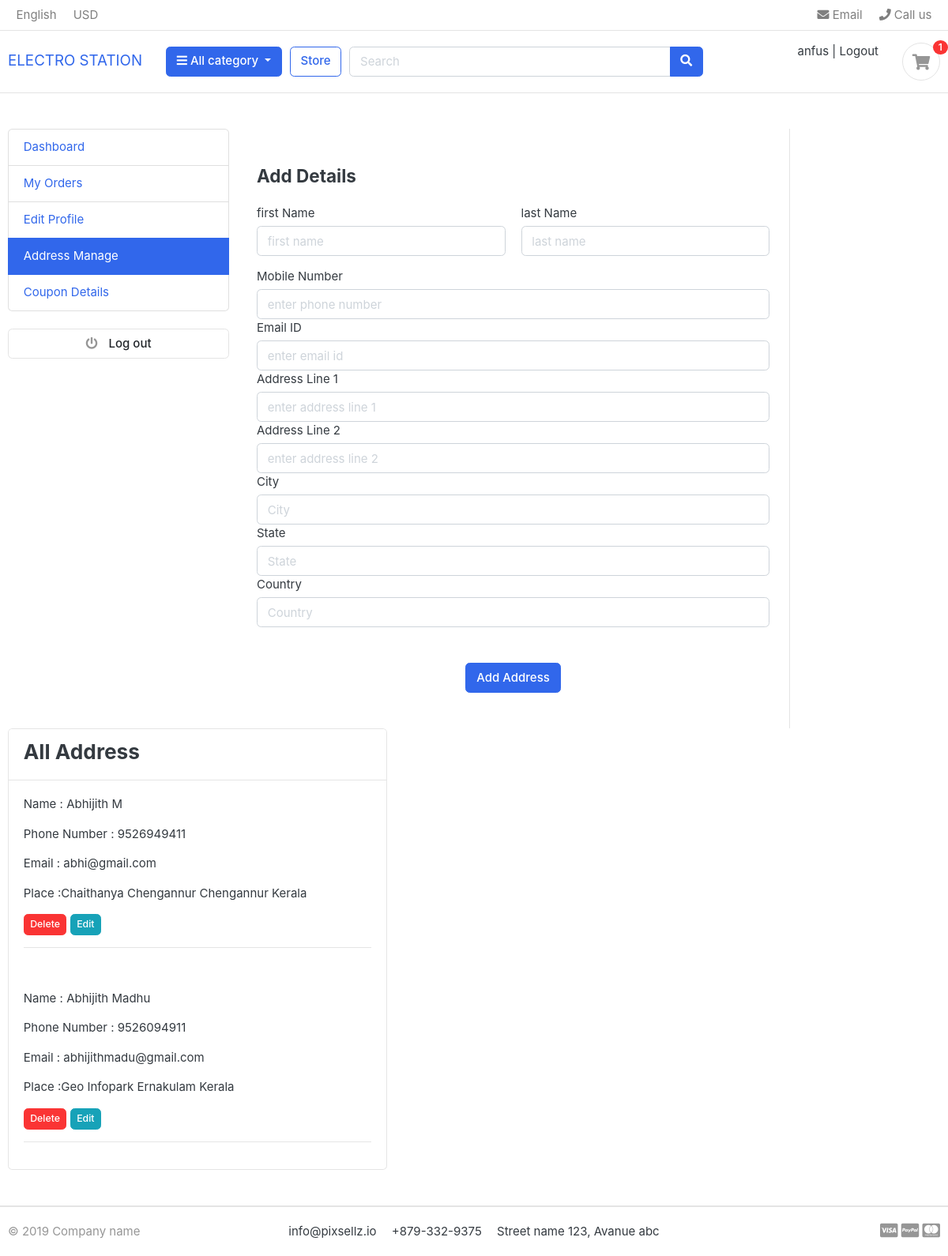
/orders/address (signed in), run on the app's committed database.
### ecomapp/models.py (models this page shows)
class UserData(AbstractUser):
    email = models.EmailField(unique=True)
    phone = models.CharField(max_length=20)

### orders/models.py (models this page shows, shortened)
class UserAddress(models.Model):
    user=models.ForeignKey(UserData,on_delete=models.CASCADE)
    first_name=models.CharField(max_length=50)
    last_name=models.CharField(max_length=50)
    phone=models.CharField(max_length=50)
    email=models.EmailField(max_length=50)
    address_line1=models.CharField(max_length=50)
    address_line2=models.CharField(max_length=50,blank=True)
    city=models.CharField(max_length=50)
    state=models.CharField(max_length=50)
    country=models.CharField(max_length=50)

### orders/views.py (the view, shortened to what this page needs)
# urls.py: path('address',views.user_address,name='address'),
def user_address(request):
    addresses=UserAddress.objects.filter(user=request.user)
    context={'addresses':addresses}
    return render(request,'useraddress.html',context)

### ecomapp/context_processors.py (called while the page is built)
def menu_link(request):
    links = Category.objects.all()
    return dict(links=links)

def counter(request):
    cart_count=0
    if 'admin' in request.path:
        return{}
    else:
        try:
            cart= Cart.objects.filter(cart_id=_cart_id(request))
            if request.user.is_authenticated:
                cart_items=CartItem.objects.all().filter(user=request.user)
            else:
                cart_items= CartItem.objects.all().filter(cart=cart[:1])
            for cart_item in cart_items:
                cart_count += cart_item.quantity
        except Cart.DoesNotExist:
            cart_count =0
    return dict(cart_count=cart_count)

### ecomapp/models.py (called while the page is built)
    def get_url(self):
        return reverse('product_by_category',args=[self.slug])

### ecomapp/views.py (called while the page is built)
def _cart_id(request):
    cart= request.session.session_key
    if not cart:
        cart=request.session.create()
    return cart

### templates/useraddress.html (shortened to what this page needs)
{% extends 'first.html' %}
{% block content %}
<div class="container rounded bg-white mt-5 mb-5">
    <div class="row">
        {% include 'dashboard_sidebar.html' %}
        <div class="col-md-7 border-right">
            <div class="p-3 py-5">
                <div class="d-flex justify-content-between align-items-center mb-3">
                    <h4 class="text-right">Add Details</h4>
                </div>
                <form action="" method="POST">
                <div class="row mt-2">
                    <div class="col-md-6"><label class="labels">first Name</label><input type="text" class="form-control" placeholder="first name" value="" name="first_name"></div>
                    <div class="col-md-6"><label class="labels">last Name</label><input type="text" class="form-control" value="" placeholder="last name"name="last_name"></div>
                </div>
                <div class="row mt-3">
                    <div class="col-md-12"><label class="labels">Mobile Number</label><input type="text" class="form-control" placeholder="enter phone number" value="" name="phone"></div>
                    <div class="col-md-12"><label class="labels">Email ID</label><input type="text" class="form-control" placeholder="enter email id" value="" name="email"></div>
                    <div class="col-md-12"><label class="labels">Address Line 1</label><input type="text" class="form-control" placeholder="enter address line 1" value="" name="address_line1"></div>
                    <div class="col-md-12"><label class="labels">Address Line 2</label><input type="text" class="form-control" placeholder="enter address line 2" value="" name="address_line2"></div>
                    <div class="col-md-12"><label class="labels">City</label><input type="text" class="form-control" placeholder="City" value="" name="city"></div>
                    <div class="col-md-12"><label class="labels">State</label><input type="text" class="form-control" placeholder="State" value="" name="state"></div>
                    <div class="col-md-12"><label class="labels">Country</label><input type="text" class="form-control" placeholder="Country" value="" name="country"></div>
                </div>
                <div class="mt-5 text-center"><input type="submit" class="btn btn-primary" value="Add Address"></div>
                </form>
            </div>
        </div>
        <div class="col-md-5">
            <div class="card">
                <div class="card-header">
                  <h3>All Address</h3>
                </div>
                {% for address in addresses %}
                <div class="card-body">
                  <p class="card-text">Name : {{address.first_name}} {{address.last_name}}</p>
                  <p class="card-text">Phone Number : {{address.phone}} </p>
                  <p class="card-text">Email : {{address.email}} </p>
                  <p class="card-text">Place :{{address.address_line1}} {{address.city}} {{address.state}}</p>
                  <a href="{% url 'deladdress' address.id %}" class="btn btn-sm btn-danger">Delete</a>
                  <a href="{% url 'editaddress' address.id %}" class="btn btn-sm btn-info">Edit</a>
                  <hr>
                </div>
                {% endfor %}
              </div>
        </div>
    </div>
</div>
{% endblock %}

### templates/first.html (shortened to what this page needs)
{% load static %}
<!DOCTYPE HTML>
<html lang="en">
<head>
<link href="{% static 'css/bootstrap.css' %}" rel="stylesheet" type="text/css"/>
<link href="{%static  'fonts/fontawesome/css/all.min.css' %}" type="text/css" rel="stylesheet">
<link href="{%static 'css/ui.css' %}" rel="stylesheet" type="text/css"/>
<link href="{%static 'css/responsive.css' %}" rel="stylesheet" media="only screen and (max-width: 1200px)" />
</head>
<body>
<header class="section-header">
<nav class="navbar p-md-0 navbar-expand-sm navbar-light border-bottom">
<div class="container">
  <div class="collapse navbar-collapse" id="navbarTop4">
    <ul class="navbar-nav mr-auto">
    	<li class="nav-item dropdown">
		 	<a href="#" class="nav-link">   English </a>
		</li>
		<li class="nav-item dropdown">
			<a href="#" class="nav-link"> USD </a>
		</li>
    </ul>
    <ul class="navbar-nav">
		<li><a href="#" class="nav-link"> <i class="fa fa-envelope"></i> Email </a></li>
		<li><a href="#" class="nav-link"> <i class="fa fa-phone"></i> Call us </a></li>
	</ul>
  </div>
</div>
</nav>
<section class="header-main border-bottom">
	<div class="container">
<div class="row align-items-center">
	<div class="col-lg-2 col-md-3 col-6">
			<a class="navbar-brand" href="{% url 'index' %}">ELECTRO STATION</a>
	</div>
	<div class="col-lg col-sm col-md col-6 flex-grow-0">
		<div class="category-wrap dropdown d-inline-block float-right">
			<button type="button" class="btn btn-primary dropdown-toggle" data-toggle="dropdown">
				<i class="fa fa-bars"></i> All category
			</button>
		</div>
	</div>
	<a href="{% url 'store' %}" class="btn btn-outline-primary">Store</a>
	<div class="col-lg  col-md-6 col-sm-12 col">
		<form action="{% url 'search' %}" class="search" method="GET">
			<div class="input-group w-100">
			    <input type="text" name="keyword" class="form-control" style="width:60%;" placeholder="Search">
			    <div class="input-group-append">
			      <button class="btn btn-primary" type="submit">
			        <i class="fa fa-search"></i>
			      </button>
			    </div>
		    </div>
		</form>
	</div>
	<div class="col-lg-3 col-sm-6 col-8 order-2 order-lg-3">
		<div class="d-flex justify-content-end mb-3 mb-lg-0">
			<div class="widget-header">
				<div>
					{% if request.user.is_authenticated %}
					<a href="{% url 'dashboard' %}">{{request.user}}</a> <span class="dark-transp"> | </span>
					<a href="{% url 'user_logout' %}"> Logout</a>
					{% else %}
					<a href="{% url 'user_login' %}">Sign in</a> <span class="dark-transp"> | </span>
					<a href="{% url 'user_registration' %}"> Register</a>
					{% endif %}
				</div>
			</div>
			<a href="{% url 'cart' %}" class="widget-header pl-3 ml-3">
				<div class="icon icon-sm rounded-circle border"><i class="fa fa-shopping-cart"></i></div>
				<span class="badge badge-pill badge-danger notify">{{cart_count}}</span>
			</a>
		</div>
	</div>
</div>
	</div>
</section>
</header>
{% block content %}
{% endblock %}
<footer class="section-footer border-top">
	<div class="container">
		<section class="footer-bottom border-top row">
			<div class="col-md-2">
				<p class="text-muted"> &copy 2019 Company name </p>
			</div>
			<div class="col-md-8 text-md-center">
				<span  class="px-2">info@pixsellz.io</span>
				<span  class="px-2">+879-332-9375</span>
				<span  class="px-2">Street name 123, Avanue abc</span>
			</div>
			<div class="col-md-2 text-md-right text-muted">
				<i class="fab fa-lg fa-cc-visa"></i>
				<i class="fab fa-lg fa-cc-paypal"></i>
				<i class="fab fa-lg fa-cc-mastercard"></i>
			</div>
		</section>
	</div>
</footer>
</body>
</html>

### static/css/ui.css (style rules this page uses)
html { font-family: "Inter", sans-serif; font-size: 15px; }
.icon-xs, .icon-sm, .icon-md, .icon-lg { display: inline-block; text-align: center; flex-shrink: 0; flex-grow: 0; }
.icon-sm { width: 48px; height: 48px; line-height: 48px !important; font-size: 20px; }
.bg-white { background-color: #fff; }
p:last-child { margin-bottom: 0; }
.header-main { position: relative; padding-top: 1rem; padding-bottom: 1rem; }
.widget-header { display: inline-block; vertical-align: middle; position: relative; }
.widget-header a { color: #343a40; }
.widget-header i { color: #969696; }
.widget-header .notify { position: absolute; top: -3px; right: -10px; }
.footer-bottom { padding-top: 20px; padding-bottom: 20px; }
.notify { position: absolute; top: -4px; right: -10px; display: inline-block; padding: 0.25em 0.6em; font-size: 12px; line-height: 1; text-align: center; border-radius: 3rem; color: #fff; background-color: #fa3434; }

### data on the page
UserData: user "anfus"
UserAddress: first_name "Abhijith", last_name "M", phone "9526949411", email "abhi@gmail.com", address_line1 "Chaithanya Chengannur", city "Chengannur", state "Kerala"
UserAddress: first_name "Abhijith", last_name "Madhu", phone "9526094911", email "abhijithmadu@gmail.com", address_line1 "Geo Infopark", city "Ernakulam", state "Kerala"

### other printed values
{{ cart_count }} "1"
